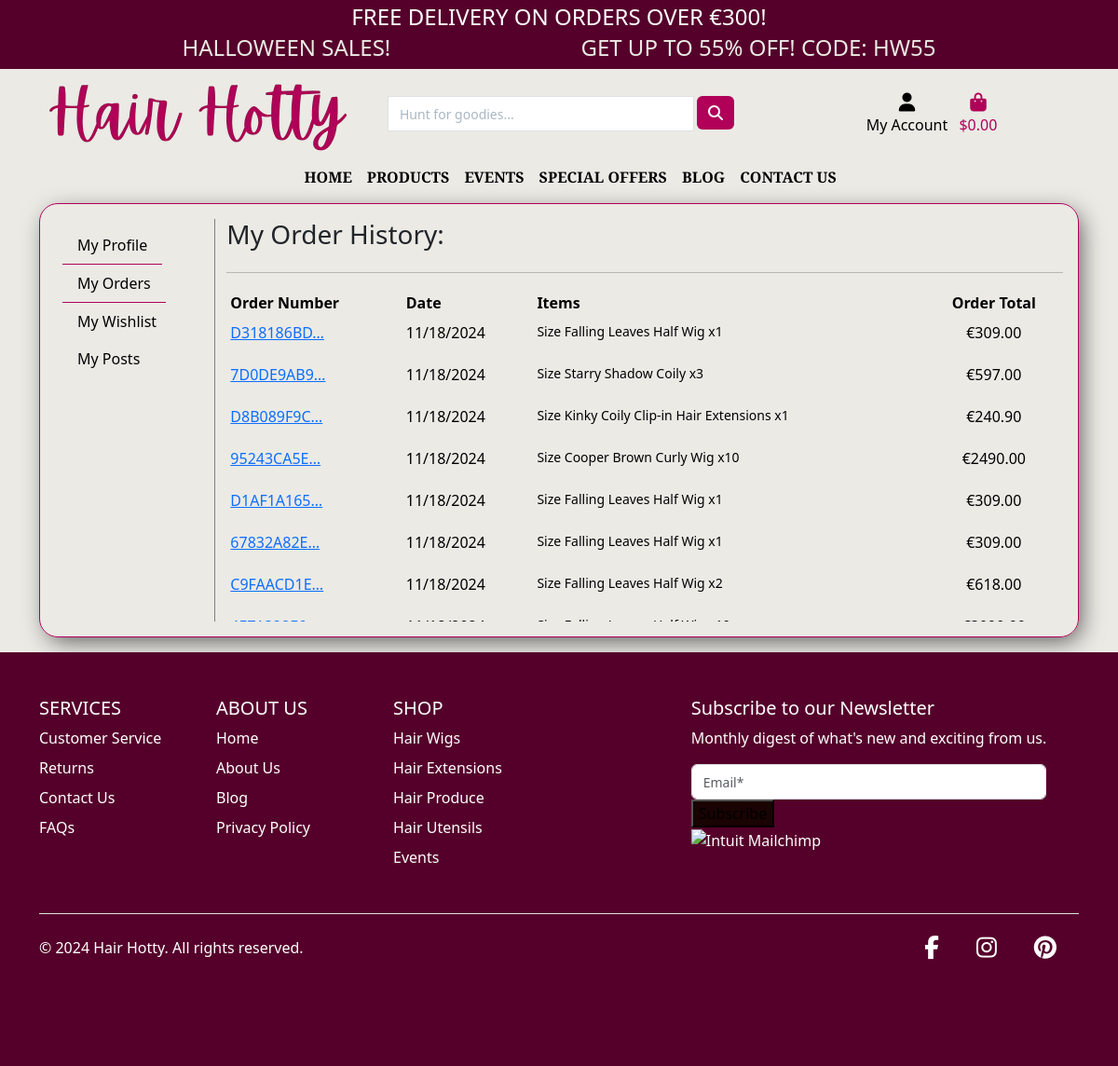
The app's page /profile/profile/1/orders/ (signed in), older data.
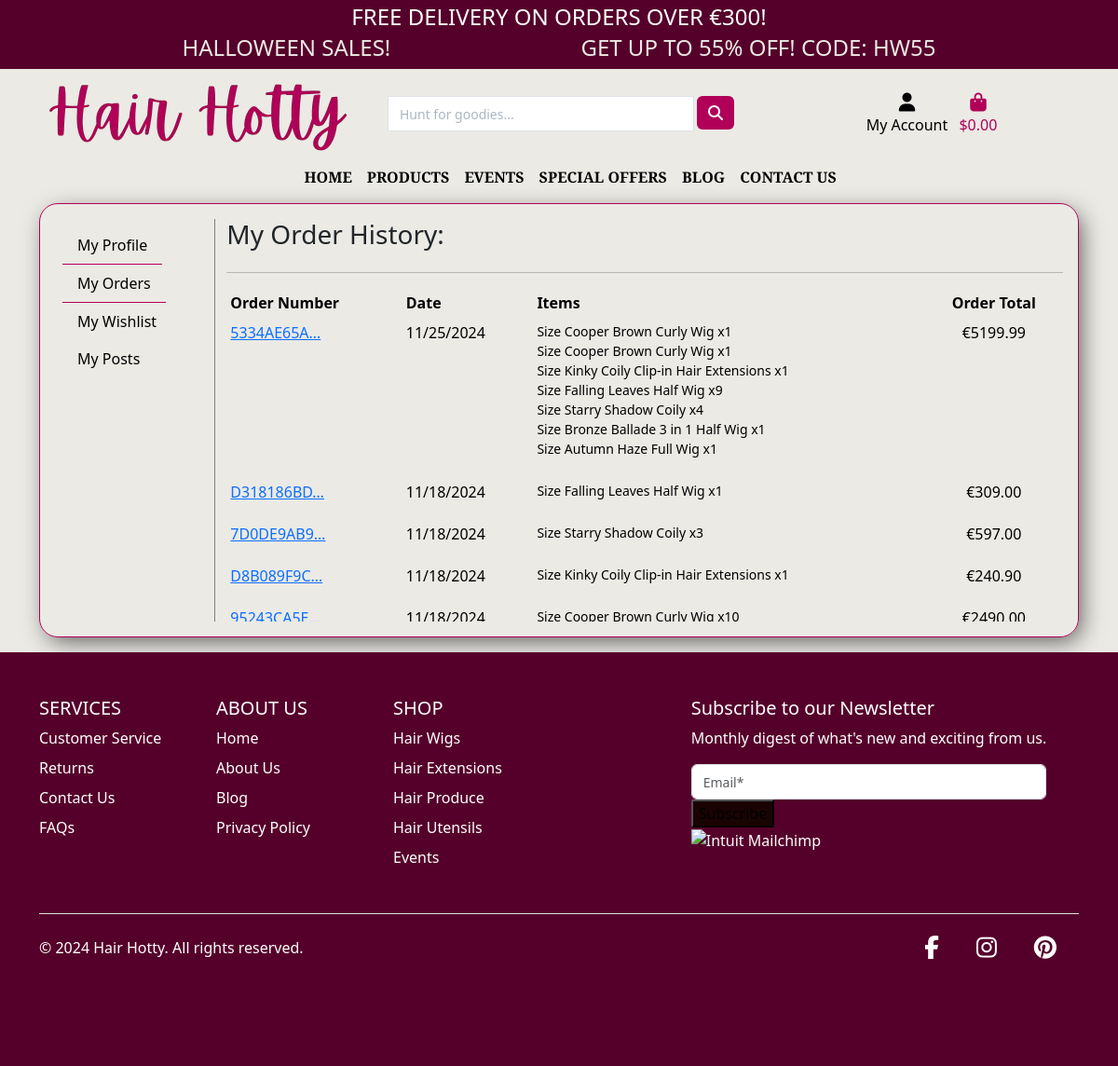
The same page, newer data.
### checkout/models.py (models this page shows, shortened)
class Order(models.Model):
    order_number = models.CharField(max_length=32, null=False, editable=False)
    user_profile = models.ForeignKey(UserProfile, on_delete=models.SET_NULL,
                                     null=True, blank=True, related_name='orders')
    full_name = models.CharField(max_length=50, null=False, blank=False)
    email = models.EmailField(max_length=254, null=False, blank=False)
    phone_number = models.CharField(max_length=20, null=False, blank=False)
    country = CountryField(blank_label='Country *', null=False, blank=False)
    postcode = models.CharField(max_length=20, null=True, blank=True)
    town_or_city = models.CharField(max_length=40, null=False, blank=False)
    street_address1 = models.CharField(max_length=80, null=False, blank=False)
    street_address2 = models.CharField(max_length=80, null=True, blank=True)
    county = models.CharField(max_length=80, null=True, blank=True)
    date = models.DateTimeField(auto_now_add=True)
    delivery_cost = models.DecimalField(max_digits=6, decimal_places=2, null=False, default=0)
    order_total = models.DecimalField(max_digits=10, decimal_places=2, null=False, default=0)
    grand_total = models.DecimalField(max_digits=10, decimal_places=2, null=False, default=0)
    original_bag = models.TextField(null=False, blank=False, default='')
    stripe_pid = models.CharField(max_length=254, null=False, blank=False, default='')

class OrderLineItem(models.Model):
    order = models.ForeignKey(Order, null=False, blank=False, on_delete=models.CASCADE, related_name='lineitems')
    product = models.ForeignKey(Product, null=False, blank=False, on_delete=models.CASCADE)
    product_size = models.CharField(max_length=2, null=True, blank=True) # XS, S, M, L, XL
    quantity = models.IntegerField(null=False, blank=False, default=0)
    lineitem_total = models.DecimalField(max_digits=8, decimal_places=2, null=False, blank=False, editable=False)

### products/models.py (models this page shows, shortened)
class Product(models.Model):
    primary_category = models.ForeignKey(
        PrimaryCategory,
        null=True,
        blank=True,
        on_delete=models.SET_NULL,
        related_name='products'
    )
    special_categories = models.ManyToManyField(
        SpecialCategory,
        blank=True,
        related_name='products'
    )
    id = models.UUIDField(default=uuid.uuid4, unique=True, primary_key=True, editable=False)
    name = models.CharField(max_length=254)
    description = models.TextField()
    has_sizes = models.BooleanField(default=False,null=True, blank=True)
    stock_amount = models.IntegerField(
        default=1, validators=[MinValueValidator(0), MaxValueValidator(1000)])
    in_stock = models.BooleanField(default=True)
    price = models.DecimalField(max_digits=8, decimal_places=2)
    discount = models.IntegerField(null=True, blank=True)
    on_sale = models.BooleanField(default=False)
    sale_price = models.DecimalField(
        max_digits=6, decimal_places=2, null=True, blank=True)
    rating = models.DecimalField(max_digits=6, decimal_places=1, null=True, blank=True)
    image_url = models.URLField(max_length=1024, null=True, blank=True)
    image = models.ImageField(null=True, blank=True)

### profiles/views.py (the view)
# urls.py: path('profile/<int:profile_id>/orders/', views.my_orders, name='my_orders'),
@login_required
def my_orders(request, profile_id):
    profile = get_object_or_404(UserProfile, pk=profile_id)
    orders = profile.orders.all().order_by('-date')
    context = {
        'orders': orders,
        'profile_id': profile.id,
    }
    return render(request, 'profiles/my_orders.html', context)

### profiles/templates/profiles/my_orders.html (shortened to what this page needs)
{% extends 'base.html' %}
{% load static %}
{% load widget_tweaks %}
{% block content %}
<section class="profile mb-3">
    <div class="container">
        <div class="row">
            <div class="col-12">
                <div class="custom-border p-3">
                    <div class="row">
                        {% include 'profiles/components/sidebar.html' %}
                        <div class="col-12 col-lg-10 mt-4 mt-lg-0 d-flex flex-column justify-content-center">
                            <h4 class="text-start fs-3 fw-4"> My Order History:</h4>
                            <hr>
                            {% if orders %}
                            <div class="order-history table-responsive">
                                <table class="table table-sm table-borderless">
                                    <thead>
                                        <tr>
                                            <th>Order Number</th>
                                            <th>Date</th>
                                            <th>Items</th>
                                            <th class="text-center">Order Total</th>
                                        </tr>
                                    </thead>
                                    <tbody>
                                        {% for order in orders %}
                                        <tr>
                                            <td>
                                                <a href="{% url 'order_history' order.order_number %}" title="{{ order.order_number }}">
                                                    {{ order.order_number|truncatechars:10 }}
                                                </a>
                                            </td>
                                            <td>{{ order.date|date:"SHORT_DATE_FORMAT" }}</td>
                                            <td>
                                                <ul class="list-unstyled">
                                                    {% for item in order.lineitems.all %}
                                                        <li class="small">
                                                            {% if item.product.has_sizes %}
                                                                Size {{ item.product.size|upper }}
                                                            {% endif %}{{ item.product.name }} x{{ item.quantity }}
                                                        </li>
                                                    {% endfor %}
                                                </ul>
                                            </td>
                                            <td class="text-center">€{{ order.grand_total }}</td>
                                        </tr>
                                        {% endfor %}
                                    </tbody>
                                </table>
                            </div>
                            {% else %}
                            <div class="d-grid gap-2">
                                <p class="text-center">You have no new orders</p>
                                <a href="{% url 'products' %}" class="btn btn-cordovan d-block mx-auto">Browse Shop</a>
                            </div>
                            {% endif %}
                        </div>
                    </div>
                </div>
            </div>
        </div>
    </div>
</section>
{% endblock content %}

Row changes from the older to the newer data that the page shows:
no longer on this page (row unchanged): Order: order_number "D1AF1A165…", date "11/18/2024", grand_total "309.00"
no longer on this page (row unchanged): OrderLineItem: product.name "Falling Leaves Half Wig", quantity "1", shown under "D1AF1A165…"
no longer on this page (row unchanged): Order: order_number "67832A82E…", date "11/18/2024", grand_total "309.00"
no longer on this page (row unchanged): OrderLineItem: product.name "Falling Leaves Half Wig", quantity "1", shown under "67832A82E…"
no longer on this page (row unchanged): Order: order_number "C9FAACD1E…", date "11/18/2024", grand_total "618.00"
no longer on this page (row unchanged): OrderLineItem: product.name "Falling Leaves Half Wig", quantity "2", shown under "C9FAACD1E…"
added Order: order_number "5334AE65A…", date "11/25/2024", grand_total "5199.99"
added OrderLineItem: product.name "Cooper Brown Curly Wig", quantity "1", shown under "5334AE65A…"
added OrderLineItem: product.name "Cooper Brown Curly Wig", quantity "1", shown under "5334AE65A…"
added OrderLineItem: product.name "Kinky Coily Clip-in Hair Extensions", quantity "1", shown under "5334AE65A…"
added OrderLineItem: product.name "Falling Leaves Half Wig", quantity "9", shown under "5334AE65A…"
added OrderLineItem: product.name "Starry Shadow Coily", quantity "4", shown under "5334AE65A…"
added OrderLineItem: product.name "Bronze Ballade 3 in 1 Half Wig", quantity "1", shown under "5334AE65A…"
added OrderLineItem: product.name "Autumn Haze Full Wig", quantity "1", shown under "5334AE65A…"
